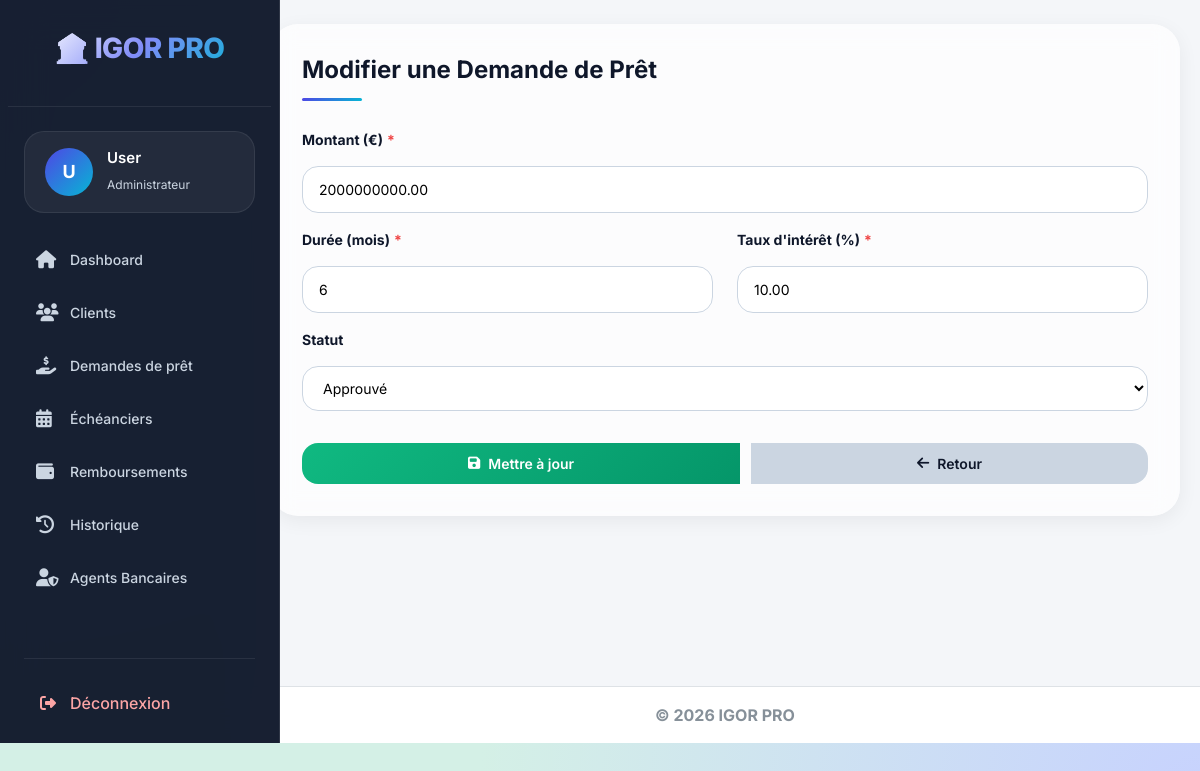
The page /editdemande.php?id=1 (signed in) on the database its author committed.
### tables this page shows
CREATE TABLE `demande_pret` (
  `id` int(11) NOT NULL,
  `utilisateur_id` int(11) NOT NULL,
  `montant` decimal(15,2) NOT NULL,
  `duree` int(11) NOT NULL,
  `taux_interet` decimal(5,2) NOT NULL,
  `type_pret` enum('personnel','immobilier','vehicule','etudiant') NOT NULL,
  `revenu` decimal(15,2) DEFAULT NULL,
  `motif` text DEFAULT NULL,
  `document` varchar(255) DEFAULT NULL,
  `statut` enum('en attente','approuvé','refusé') DEFAULT 'en attente',
  `date_demande` timestamp NOT NULL DEFAULT current_timestamp()
);

### editdemande.php (called while the page is built, shortened)
<?php
require_once 'config.php';
$id = (int) $_GET['id'];
$stmt = $conn->prepare("SELECT * FROM demande_pret WHERE id = :id");
$stmt->execute(['id' => $id]);
$row = $stmt->fetch();
include("layout.php");

### pages/edit_demande_content.php (the view, shortened to what this page needs)
<div class="form-container">
    <h2 class="form-title">
        Modifier une Demande de Prêt
    </h2>
    <form method="POST" class="needs-validation">
        <div class="form-group">
            <label class="form-label required">Montant (€)</label>
            <input type="number"
                   name="montant"
                   class="modern-input"
                   value="<?= htmlspecialchars($row['montant']) ?>"
                   placeholder="Ex: 5000"
                   required>
        </div>
        <div class="form-grid">
            <div class="form-group">
                <label class="form-label required">Durée (mois)</label>
                <input type="number"
                       name="duree"
                       class="modern-input"
                       value="<?= htmlspecialchars($row['duree']) ?>"
                       placeholder="12"
                       required>
            </div>
            <div class="form-group">
                <label class="form-label required">Taux d'intérêt (%)</label>
                <input type="number"
                       step="0.01"
                       name="taux_interet"
                       class="modern-input"
                       value="<?= htmlspecialchars($row['taux_interet']) ?>"
                       placeholder="5.5"
                       required>
            </div>
        </div>
        <div class="form-group">
            <label class="form-label">Statut</label>
            <select name="statut" class="modern-select">
                <option value="approuvé" <?= $row['statut'] == 'approuvé' ? 'selected' : '' ?>>
                     Approuvé
                </option>
            </select>
        </div>
        <div class="btn-group" style="display: flex; gap: 12px; margin-top: 32px;">
            <button type="submit" class="btn btn-success">
                <i class="fas fa-save"></i>
                Mettre à jour
            </button>
            <a href="demande.php" class="btn btn-secondary">
                <i class="fas fa-arrow-left"></i>
                Retour
            </a>
        </div>
    </form>
</div>

### ASSET/CSS/admin-pro.css (style rules this page uses)
:root { --bg-primary: #d4f0e6; --bg-secondary: #ffffff; --bg-card: #ffffff; --bg-hover: #e8f8f2; --primary-glow: #0e7c6b; --primary-dark: #0a5e51; --success-glow: #2e7d32; --warning-glow: #b85c00; --danger-glow: #b71c1c; --info-glow: #0284c7; --text-primary: #1e3a3a; --text-secondary: #2c4e4e; --text-muted: #4f6f6f; --border-glow: rgba(14, 124, 107, 0.15); --border-hover: rgba(14, 124, 107, 0.3); --shadow-sm: 0 2px 4px rgba(0,0,0,0.03); --shadow-md: 0 4px 8px rgba(14, 124, 107, 0.1); --shadow-lg: 0 10px 20px rgba(14, 124, 107, 0.15); --shadow-glow: 0 0 0 2px rgba(14, 124, 107, 0.1); --transition: all 0.3s ease; --border-radius: 16px; --border-radius-sm: 12px; }
body { background-color: var(--bg-primary) !important; font-family: 'Inter', 'Segoe UI', sans-serif; color: var(--text-primary); min-height: 100vh; }

### ASSET/CSS/style.css (style rules this page uses)
:root { --primary: #4f46e5; --primary-light: #818cf8; --primary-dark: #3730a3; --secondary: #06b6d4; --secondary-light: #22d3ee; --accent: #8b5cf6; --dark: #0f172a; --dark-light: #1e293b; --gray-dark: #475569; --gray: #94a3b8; --gray-light: #cbd5e1; --light: #f8fafc; --white: #ffffff; --success: #10b981; --success-light: #34d399; --danger: #ef4444; --danger-light: #f87171; --warning: #f59e0b; --warning-light: #fbbf24; --info: #3b82f6; --shadow-sm: 0 2px 8px rgba(0, 0, 0, 0.04); --shadow-md: 0 5px 20px rgba(0, 0, 0, 0.06); --shadow-lg: 0 10px 30px rgba(0, 0, 0, 0.08); --shadow-xl: 0 20px 40px rgba(0, 0, 0, 0.12); --shadow-primary: 0 10px 30px rgba(79, 70, 229, 0.25); --radius-sm: 12px; --radius-md: 16px; --radius-lg: 20px; --radius-xl: 24px; --radius-2xl: 28px; --transition-fast: 0.2s ease; --transition-base: 0.3s ease; --transition-slow: 0.4s ease; --glass-bg: rgba(255, 255, 255, 0.7); --glass-border: rgba(255, 255, 255, 0.4); --glass-blur: blur(12px); }
* { margin: 0; padding: 0; box-sizing: border-box; }
body { font-family: 'Inter', -apple-system, BlinkMacSystemFont, sans-serif; background: radial-gradient(circle at 0% 0%, #e0e7ff, transparent 50%), radial-gradient(circle at 100% 100%, #c7d2fe, transparent 50%), #f0f4ff; min-height: 100vh; overflow-x: hidden; color: var(--dark); line-height: 1.5; }
.form-container { background: var(--glass-bg); backdrop-filter: var(--glass-blur); border-radius: var(--radius-2xl); padding: 32px; box-shadow: var(--shadow-md); margin-bottom: 32px; }
.form-title { font-size: 24px; font-weight: 700; color: var(--dark); margin-bottom: 28px; position: relative; padding-bottom: 16px; }
.form-title::after { content: ''; position: absolute; bottom: 0; left: 0; width: 60px; height: 3px; background: linear-gradient(135deg, var(--primary), var(--secondary)); border-radius: 3px; }
.form-grid { display: grid; grid-template-columns: repeat(2, 1fr); gap: 24px; }
.form-group { display: flex; flex-direction: column; gap: 8px; }
.form-label { font-weight: 600; color: var(--dark); font-size: 14px; }
.form-label.required::after { content: '*'; color: var(--danger); margin-left: 4px; }
.modern-input, .modern-select, .modern-textarea { padding: 12px 16px; border: 1px solid var(--gray-light); border-radius: var(--radius-md); font-size: 14px; transition: var(--transition-base); background: white; font-family: inherit; }
.btn { display: inline-flex; align-items: center; justify-content: center; gap: 8px; padding: 10px 20px; border: none; border-radius: var(--radius-md); font-weight: 600; font-size: 14px; cursor: pointer; transition: var(--transition-base); text-decoration: none; }
.btn-secondary { background: var(--gray-light); color: var(--dark); }
.btn-success { background: linear-gradient(135deg, var(--success), #059669); color: white; }

### rows shown on the page
demande_pret: montant "2000000000.00", duree "6", taux_interet "10.00", statut "Approuvé"

### other values the page prints
substr($_SESSION['username'] ?? 'U', 0, 1) "U"
$_SESSION['username'] "User"
